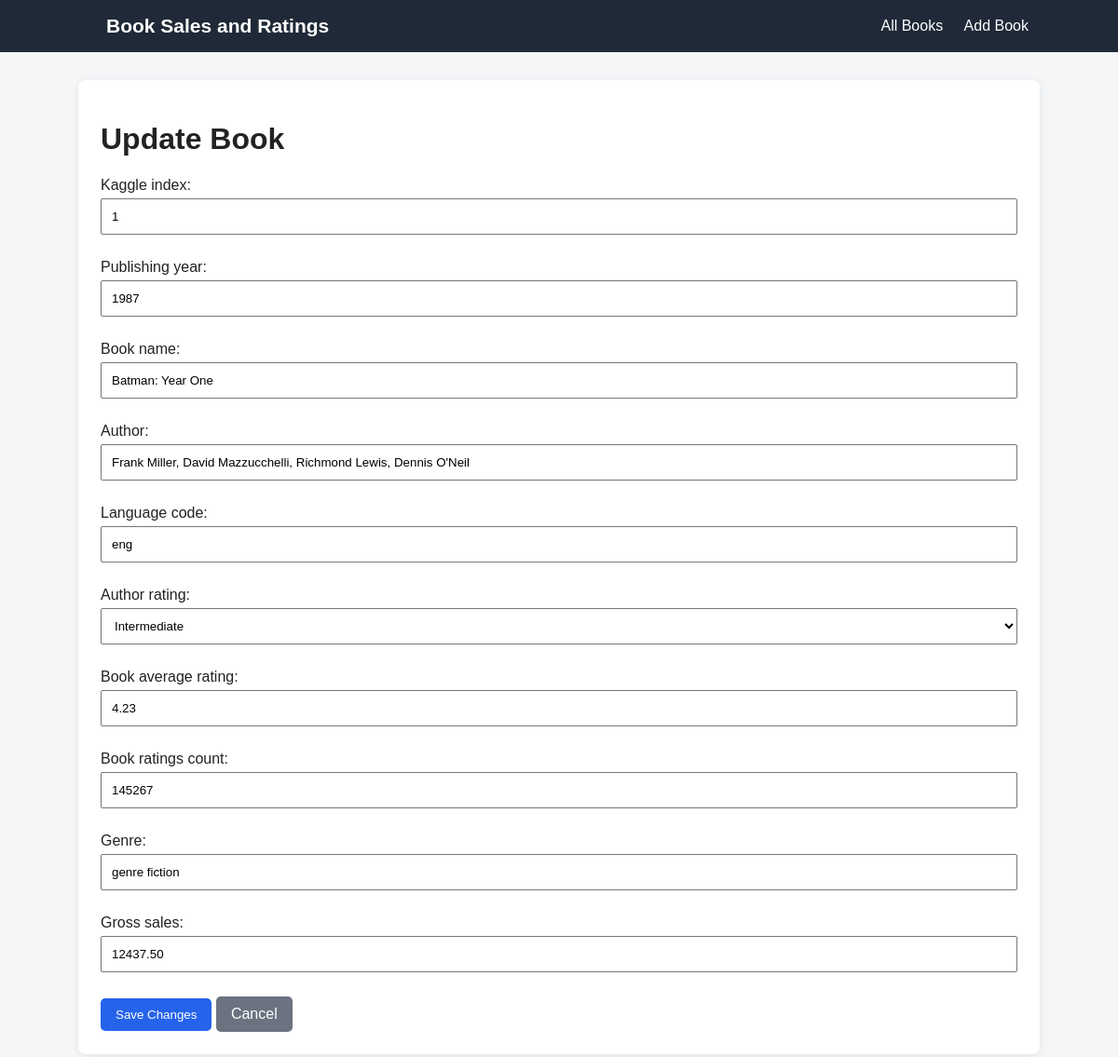
Page /books/2/edit/ on the committed database.
### books/models.py (models this page shows, shortened)
class Book(models.Model):
    AUTHOR_RATING_CHOICES = [
        ("Novice", "Novice"),
        ("Intermediate", "Intermediate"),
        ("Excellent", "Excellent"),
        ("Famous", "Famous"),
    ]
    kaggle_index = models.IntegerField(unique=True)
    publishing_year = models.IntegerField(null=True, blank=True)
    book_name = models.CharField(max_length=300)
    author = models.CharField(max_length=200)
    language_code = models.CharField(
        max_length=20,
        blank=True,
        default="Unknown",
    )
    author_rating = models.CharField(
        max_length=20,
        choices=AUTHOR_RATING_CHOICES,
    )
    book_average_rating = models.FloatField()
    book_ratings_count = models.IntegerField()
    genre = models.CharField(max_length=100)
    gross_sales = models.DecimalField(
        max_digits=15,
        decimal_places=2,
    )

### books/views.py (the view)
def book_update(request, pk):
    book = get_object_or_404(Book, pk=pk)
    if request.method == "POST":
        form = BookForm(request.POST, instance=book)
        if form.is_valid():
            book = form.save()
            return redirect("book_detail", pk=book.pk)
    else:
        form = BookForm(instance=book)
    return render(
        request,
        "books/book_form.html",
        {
            "form": form,
            "heading": "Update Book",
            "button_text": "Save Changes",
        },
    )

### books/templates/books/book_form.html (shortened to what this page needs)
{% extends "books/base.html" %}
{% block content %}
<div class="card">
    <h1>{{ heading }}</h1>
    <form method="POST">
        {{ form.as_p }}
        <button class="button" type="submit">
            {{ button_text }}
        </button>
        <a
            class="button button-secondary"
            href="{% url 'book_list' %}"
        >
            Cancel
        </a>
    </form>
</div>
{% endblock %}

### books/templates/books/base.html (style rules this page uses)
body { margin: 0; font-family: Arial, sans-serif; background: #f4f6f8; color: #222; }
.card { background: white; padding: 24px; border-radius: 8px; margin-bottom: 20px; box-shadow: 0 2px 8px rgba(0, 0, 0, 0.08); }
.button { display: inline-block; background: #2563eb; color: white; padding: 10px 16px; border: none; border-radius: 5px; text-decoration: none; cursor: pointer; }
.button-secondary { background: #6b7280; }
input, select { width: 100%; box-sizing: border-box; padding: 10px; margin-top: 5px; margin-bottom: 10px; }

### rows in the picture
Book: kaggle_index "1", publishing_year "1987", book_name "Batman: Year One", author "Frank Miller, David Mazzucchelli, Richmond Lewis, Dennis O'Neil", language_code "eng", author_rating "Intermediate", book_average_rating "4.23", book_ratings_count "145267", genre "genre fiction", gross_sales "12437.50"

### other values in the picture
{{ heading }} "Update Book"
{{ button_text }} "Save Changes"
